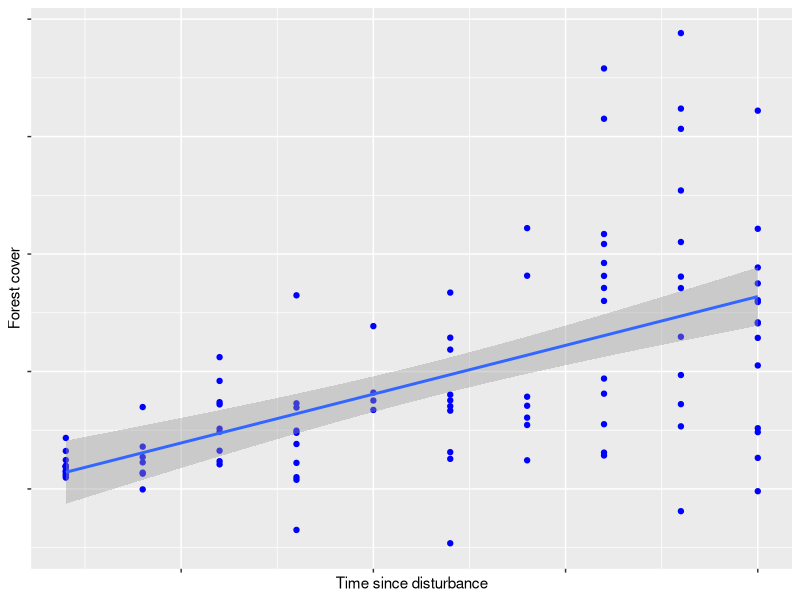
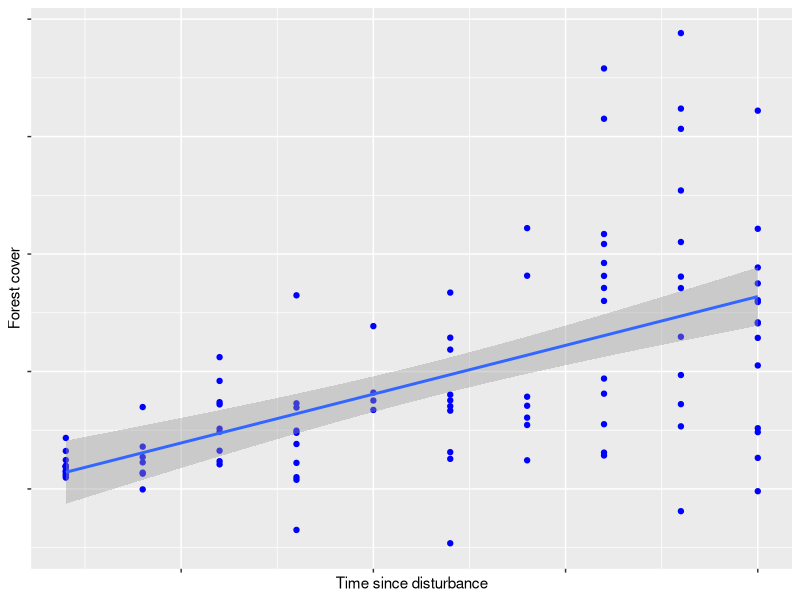

Source code (R) for these figures, in order:
## ---- chunk 1
library(ggplot2)
n <- 100; a = 1; b = 0.15; sigma2 = 5; x = sample(seq(10, 100, 10), 100, replace = TRUE)
set.seed(1234)
eps = rnorm(n, mean = 0, sd = sqrt(sigma2)) 
y <- a + b*x + eps*(0.05*x)

ggplot() + aes(x, y) + geom_point(colour = "blue") + stat_smooth(method = lm, formula = y ~ x, geom = "smooth") + xlab("Time since disturbance") + ylab("Forest cover") + theme(axis.text = element_blank())

ggsave(filename = "reg-plot.png", width = 2.5, height = 1.8) 
